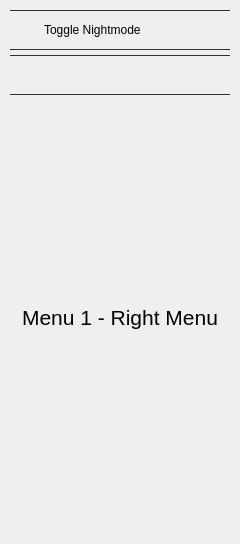
<?xml version="1.0" encoding="UTF-8"?>
<ui version="4.0">
 <class>RightColumn</class>
 <widget class="QWidget" name="RightColumn">
  <property name="geometry">
   <rect>
    <x>0</x>
    <y>0</y>
    <width>240</width>
    <height>544</height>
   </rect>
  </property>
  <property name="windowTitle">
   <string>Form</string>
  </property>
  <layout class="QVBoxLayout" name="main_pages_layout">
   <property name="spacing">
    <number>0</number>
   </property>
   <property name="leftMargin">
    <number>5</number>
   </property>
   <property name="topMargin">
    <number>5</number>
   </property>
   <property name="rightMargin">
    <number>5</number>
   </property>
   <property name="bottomMargin">
    <number>5</number>
   </property>
   <item>
    <widget class="QStackedWidget" name="menus">
     <property name="currentIndex">
      <number>0</number>
     </property>
     <widget class="QWidget" name="menu_1">
      <layout class="QVBoxLayout" name="verticalLayout">
       <property name="spacing">
        <number>5</number>
       </property>
       <property name="leftMargin">
        <number>5</number>
       </property>
       <property name="topMargin">
        <number>5</number>
       </property>
       <property name="rightMargin">
        <number>5</number>
       </property>
       <property name="bottomMargin">
        <number>5</number>
       </property>
       <item>
        <widget class="QWidget" name="row_1" native="true">
         <property name="minimumSize">
          <size>
           <width>0</width>
           <height>40</height>
          </size>
         </property>
         <property name="maximumSize">
          <size>
           <width>16777215</width>
           <height>40</height>
          </size>
         </property>
         <property name="styleSheet">
          <string notr="true">border-top-style: solid;
border-bottom-style: solid;
border-width: 1px;
border-color: #2c313c;</string>
         </property>
         <layout class="QHBoxLayout" name="horizontalLayout">
          <property name="spacing">
           <number>0</number>
          </property>
          <property name="leftMargin">
           <number>0</number>
          </property>
          <property name="topMargin">
           <number>0</number>
          </property>
          <property name="rightMargin">
           <number>0</number>
          </property>
          <property name="bottomMargin">
           <number>0</number>
          </property>
          <item>
           <widget class="QFrame" name="ToggleNight_Icon">
            <property name="maximumSize">
             <size>
              <width>30</width>
              <height>40</height>
             </size>
            </property>
            <property name="frameShape">
             <enum>QFrame::StyledPanel</enum>
            </property>
            <property name="frameShadow">
             <enum>QFrame::Raised</enum>
            </property>
            <layout class="QVBoxLayout" name="ToggleNightmode_3">
             <property name="spacing">
              <number>0</number>
             </property>
             <property name="leftMargin">
              <number>0</number>
             </property>
             <property name="topMargin">
              <number>0</number>
             </property>
             <property name="rightMargin">
              <number>0</number>
             </property>
             <property name="bottomMargin">
              <number>0</number>
             </property>
            </layout>
           </widget>
          </item>
          <item>
           <widget class="QLabel" name="Nightmode">
            <property name="text">
             <string>Toggle Nightmode</string>
            </property>
           </widget>
          </item>
          <item>
           <widget class="QFrame" name="ToggleNight">
            <property name="maximumSize">
             <size>
              <width>60</width>
              <height>40</height>
             </size>
            </property>
            <property name="frameShape">
             <enum>QFrame::StyledPanel</enum>
            </property>
            <property name="frameShadow">
             <enum>QFrame::Raised</enum>
            </property>
            <layout class="QVBoxLayout" name="ToggleNightmode">
             <property name="spacing">
              <number>0</number>
             </property>
             <property name="leftMargin">
              <number>0</number>
             </property>
             <property name="topMargin">
              <number>0</number>
             </property>
             <property name="rightMargin">
              <number>0</number>
             </property>
             <property name="bottomMargin">
              <number>0</number>
             </property>
            </layout>
           </widget>
          </item>
         </layout>
        </widget>
       </item>
       <item>
        <widget class="QWidget" name="row_2" native="true">
         <property name="minimumSize">
          <size>
           <width>0</width>
           <height>40</height>
          </size>
         </property>
         <property name="maximumSize">
          <size>
           <width>16777215</width>
           <height>40</height>
          </size>
         </property>
         <property name="styleSheet">
          <string notr="true">border-top-style: solid;
border-bottom-style: solid;
border-width: 1px;
border-color: #2c313c;</string>
         </property>
         <layout class="QVBoxLayout" name="btn_3_layout">
          <property name="spacing">
           <number>0</number>
          </property>
          <property name="leftMargin">
           <number>0</number>
          </property>
          <property name="topMargin">
           <number>0</number>
          </property>
          <property name="rightMargin">
           <number>0</number>
          </property>
          <property name="bottomMargin">
           <number>0</number>
          </property>
         </layout>
        </widget>
       </item>
       <item>
        <widget class="QLabel" name="label_1">
         <property name="font">
          <font>
           <pointsize>16</pointsize>
          </font>
         </property>
         <property name="styleSheet">
          <string notr="true">font-size: 16pt</string>
         </property>
         <property name="text">
          <string>Menu 1 - Right Menu</string>
         </property>
         <property name="alignment">
          <set>Qt::AlignCenter</set>
         </property>
        </widget>
       </item>
      </layout>
     </widget>
    </widget>
   </item>
  </layout>
 </widget>
 <resources>
  <include location="../../../resources.qrc"/>
 </resources>
 <connections/>
</ui>
